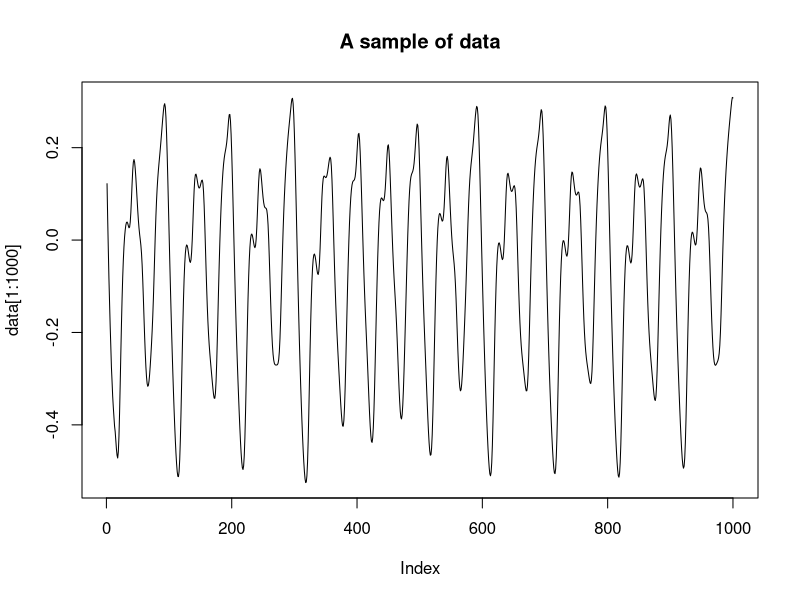
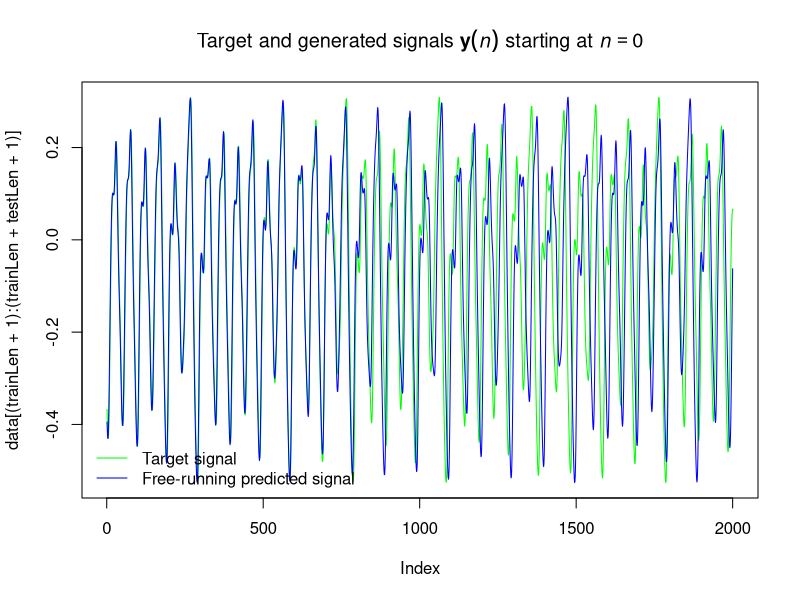
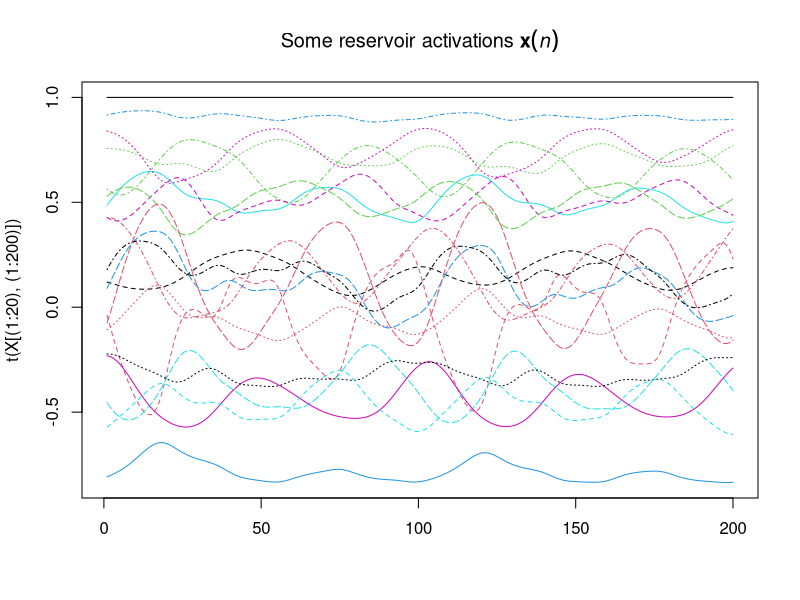
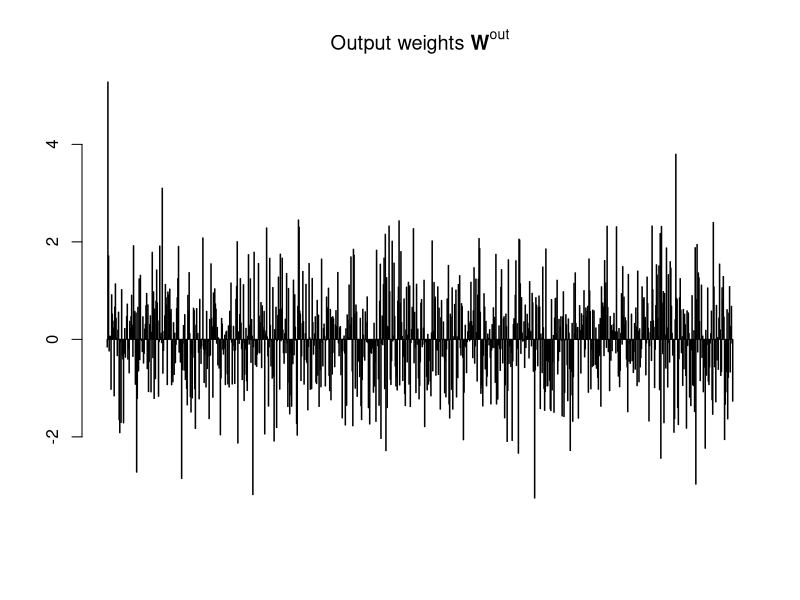

Reproduce these figures in R, in order.
# A minimalistic Echo State Networks demo with Mackey-Glass (delay 17) data 
# in "plain" R.
# by Mantas Lukosevicius 2012-2018
# http://mantas.info

# load the data
trainLen = 2000
testLen = 2000
initLen = 100
data = as.matrix(read.table('MackeyGlass_t17.txt'))

# plot some of it
while( dev.cur() != 1 ) dev.off() # close all previous plots
dev.new()
plot(data[1:1000],type='l')
title(main='A sample of data')

# generate the ESN reservoir
inSize = outSize = 1
resSize = 1000
a = 0.3 # leaking rate

set.seed(42)
Win = matrix(runif(resSize*(1+inSize),-0.5,0.5),resSize)
W = matrix(runif(resSize*resSize,-0.5,0.5),resSize)

# normalizing and setting spectral radius
cat('Computing spectral radius...')
rhoW = abs(eigen(W,only.values=TRUE)$values[1])
print('done.')
W = W * 1.25 / rhoW

# allocated memory for the design (collected states) matrix
X = matrix(0,1+inSize+resSize,trainLen-initLen)
# set the corresponding target matrix directly
Yt = matrix(data[(initLen+2):(trainLen+1)],1)

# run the reservoir with the data and collect X
x = rep(0,resSize)
for (t in 1:trainLen){
    u = data[t]
    x = (1-a)*x + a*tanh( Win %*% rbind(1,u) + W %*% x )
    if (t > initLen)
        X[,t-initLen] = rbind(1,u,x)
}

# train the output
reg = 1e-8  # regularization coefficient
X_T = t(X)
Wout = Yt %*% X_T %*% solve( X %*% X_T + reg*diag(1+inSize+resSize) )

# run the trained ESN in a generative mode. no need to initialize here, 
# because x is initialized with training data and we continue from there.
Y = matrix(0,outSize,testLen)
u = data[trainLen+1]
for (t in 1:testLen){
    x = (1-a)*x + a*tanh( Win %*% rbind(1,u) + W %*% x )
    y = Wout %*% rbind(1,u,x)
    Y[,t] = y
    # generative mode:
    u = y
    # this would be a predictive mode:
    #u = data[trainLen+t+1] 
}

# compute MSE for the first errorLen time steps
errorLen = 500
mse = ( sum( (data[(trainLen+2):(trainLen+errorLen+1)] - Y[1,1:errorLen])^2 )
	/ errorLen )
print( paste( 'MSE = ', mse ) )

# plot some signals
dev.new() 
plot( data[(trainLen+1):(trainLen+testLen+1)], type='l', col='green' )
lines( c(Y), col='blue' )
title(main=expression(paste('Target and generated signals ', bold(y)(italic(n)), 
	' starting at ', italic(n)==0 )))
legend('bottomleft',legend=c('Target signal', 'Free-running predicted signal'), 
	col=c('green','blue'), lty=1, bty='n' )

dev.new()
matplot( t(X[(1:20),(1:200)]), type='l' )
title(main=expression(paste('Some reservoir activations ', bold(x)(italic(n)))))

dev.new()
barplot( Wout )
title(main=expression(paste('Output weights ', bold(W)^{out})))